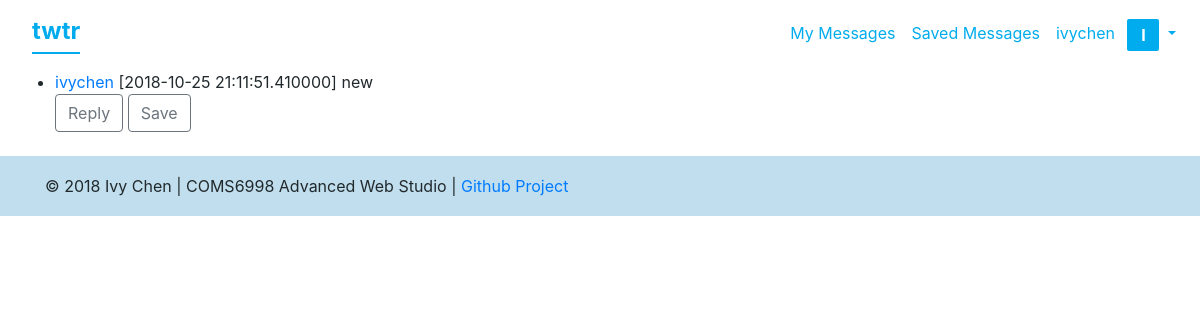
The page /saved (signed in) on the database as committed earlier.
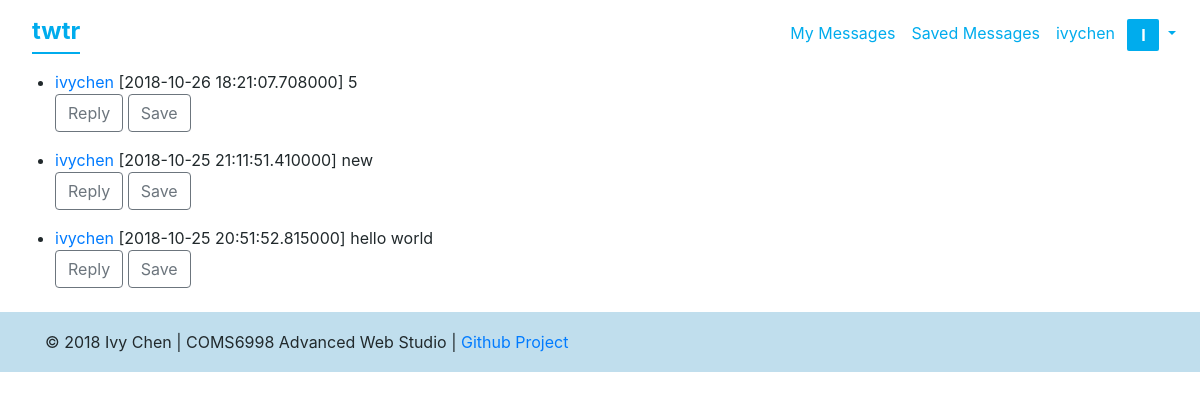
The same page on the database as committed later.
### models.py (models this page shows, shortened)
class User(UserMixin, db.Model):
    username = db.Column(db.String(140), primary_key=True)
    password = db.Column(db.String(140))
    email = db.Column(db.Text, unique=True)
    lists = db.relationship('List', backref='user', lazy=True)

class Message(db.Model):
    id = db.Column('id', db.Integer, primary_key=True)
    timestamp = db.Column(db.DateTime)
    sender = db.Column('sender', db.String(140))
    replyto = db.Column('replyto', db.String(140))
    message = db.Column('message', db.String(300))

### app.py (the view)
@app.route('/saved', methods=['POST', 'GET'])
def saved():
    page = request.args.get('page', 1, type=int)
    listId = models.List.query.filter_by(owner=current_user.username).first()
    print(current_user.username)
    messages = db.session.query(models.Message)\
        .join(models.collects)\
        .filter_by(listId=listId.id)\
        .order_by(models.Message.timestamp.desc()).paginate(page, app.config['POSTS_PER_PAGE'], False)
    next_url = url_for('saved', page=messages.next_num) \
        if messages.has_next else None
    prev_url = url_for('saved', page=messages.prev_num) \
        if messages.has_prev else None
    return render_template('saved.html', messages=messages.items, next_url=next_url, prev_url=prev_url)

### app.py (called while the page is built)
@login_manager.user_loader
def load_user(username):
    try:
        return models.User.query.get(username)
    except:
        return None

### templates/saved.html (shortened to what this page needs)
{% extends "base.html" %}
{% block body %}
  {% block content %}
  <ul id="messages" class="messages-container">
    {% for msg in messages %}
      <li class="message-item">
        <a href="/messages/{{ msg.sender }}">{{ msg.sender }}</a>
        [{{ msg.timestamp }}]
        {{ msg.message }}
        <p>
          <button data-username="{{ msg.sender }}" data-id="{{ msg.id }}" data-message="{{ msg.message }}" class="btn btn-outline-secondary reply">Reply</button>
          <button class="btn btn-outline-secondary save">Save</button>
        </p>
      </li>
    {% endfor %}
  </ul>
  {% endblock %}
{% endblock %}

### templates/base.html (shortened to what this page needs)
<!DOCTYPE html>
<html lang="en" >
<head>
  <link href="https://stackpath.bootstrapcdn.com/bootstrap/4.1.3/css/bootstrap.min.css" rel="stylesheet">
  <link rel="stylesheet" href="https://use.fontawesome.com/releases/v5.3.1/css/all.css">
  <link rel="stylesheet" type="text/css"
        href="{{url_for('static', filename='css/main.css')}}">
</head>
<body>
  <nav class="navbar navbar-expand-sm">
    <a class="navbar-brand" href="/">twtr</a>
    <div class="collapse navbar-collapse" id="navbarSupportedContent">
      <ul class="navbar-nav mr-auto">
        {% if current_user.is_authenticated %}
        <li class="nav-item active">
          <a class="nav-link" href="/messages/{{ current_user.username }}">My Messages</a>
        </li>
        <li class="nav-item active">
          <a class="nav-link" href="/saved">Saved Messages</a>
        </li>
        {% endif %}
      {% if current_user.is_authenticated %}
      <li class="nav-item dropdown">
        <a class="nav-link dropdown-toggle" href="#" id="navbarDropdown" role="button" data-toggle="dropdown" aria-haspopup="true" aria-expanded="false">
          {{ current_user.username }}
          <div class="user-icon">{{ current_user.username[0].upper() }}</div>
        </a>
      </li>
      {% endif %}
      </ul>
    </div>
  </nav>
	<div class="container-fluid">
    {% block body %}{% endblock %}
	</div>
  <footer class="footer">
    <div class="footer-copyright">
      <div class="container">
        © 2018 Ivy Chen | COMS6998 Advanced Web Studio |
        <a class="grey-text text-lighten-4 right" href="https://github.com/ivychen/COMS6998-AdvWebStudio">Github Project</a>
      </div>
    </div>
  </footer>
  </head>
  <body>
</body>
</html>

### static/css/main.css (style rules this page uses)
.navbar-nav { width: 100%; display: flex; align-items: baseline; justify-content: flex-end; }
nav.navbar.navbar-expand-sm .navbar-brand { font-weight: bold; font-size: 1.5rem !important; height: 46px; margin-left: 1rem; border-bottom: 2px solid #00aced; margin-bottom: .5rem; }
nav.navbar.navbar-expand-sm a, nav.navbar.navbar-expand-sm li { color: #00aced !important; }
.user-icon { display: inline-flex; align-items: center; font-weight: bold; justify-content: center; background-color: #00aced; height: 32px; width: 32px; vertical-align: middle; border-radius: 2px; margin-left: .5rem; color: white; }
body > .container-fluid { margin-top: 0 !important; }
body > .container-fluid { color: #21292c; margin-top: 1.5rem; margin-bottom: 1.5rem; }
.footer { color: #21292c; position: relative; bottom: 0; width: 100%; line-height: 60px; background-color: #c0deed; }

Rows that differ between the two databases and show on the page:
added Message: sender "ivychen", timestamp "2018-10-26 18:21:07.708000", message "5"
now on this page (row unchanged): Message: sender "ivychen", timestamp "2018-10-25 20:51:52.815000", message "hello world"
